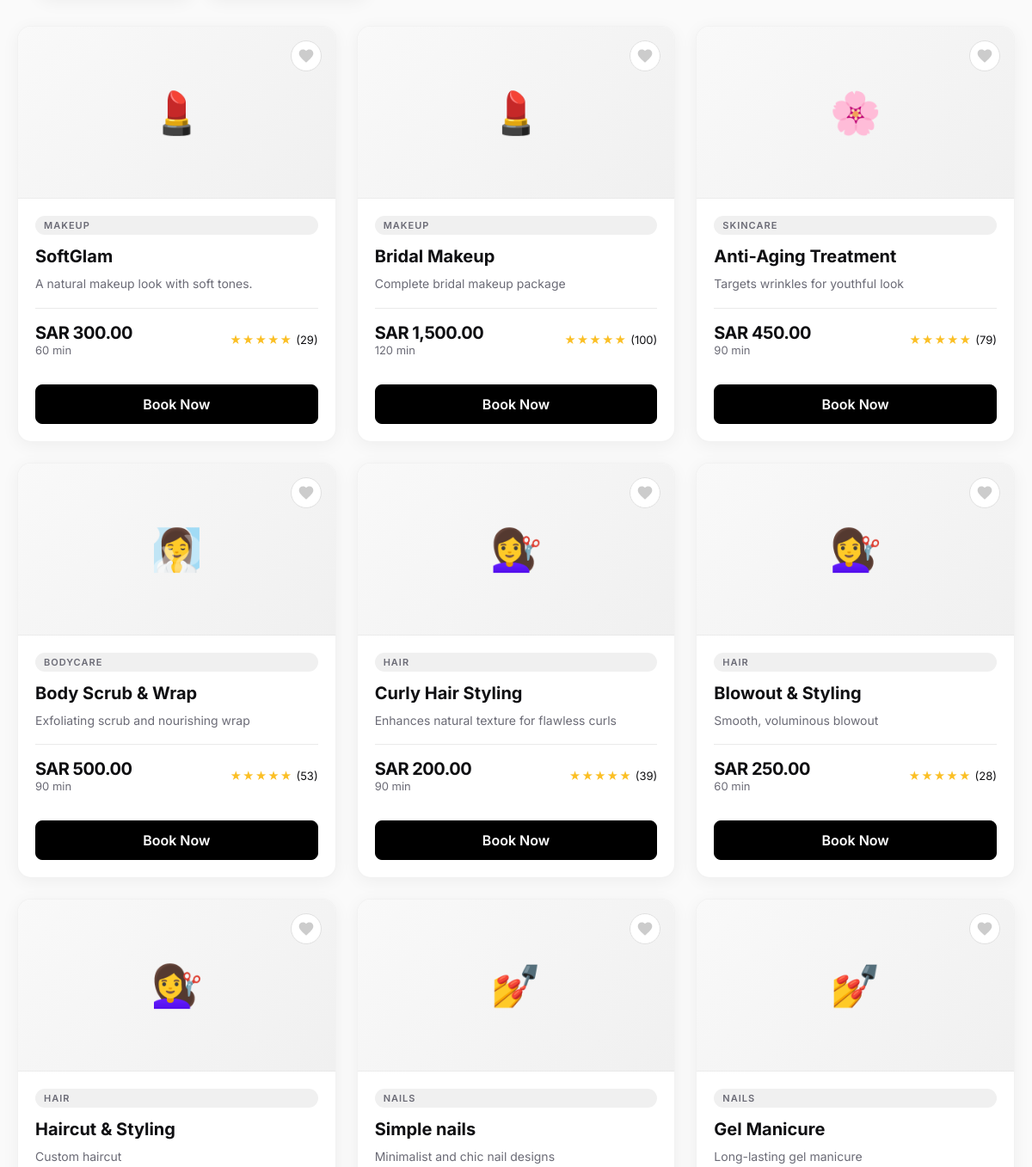
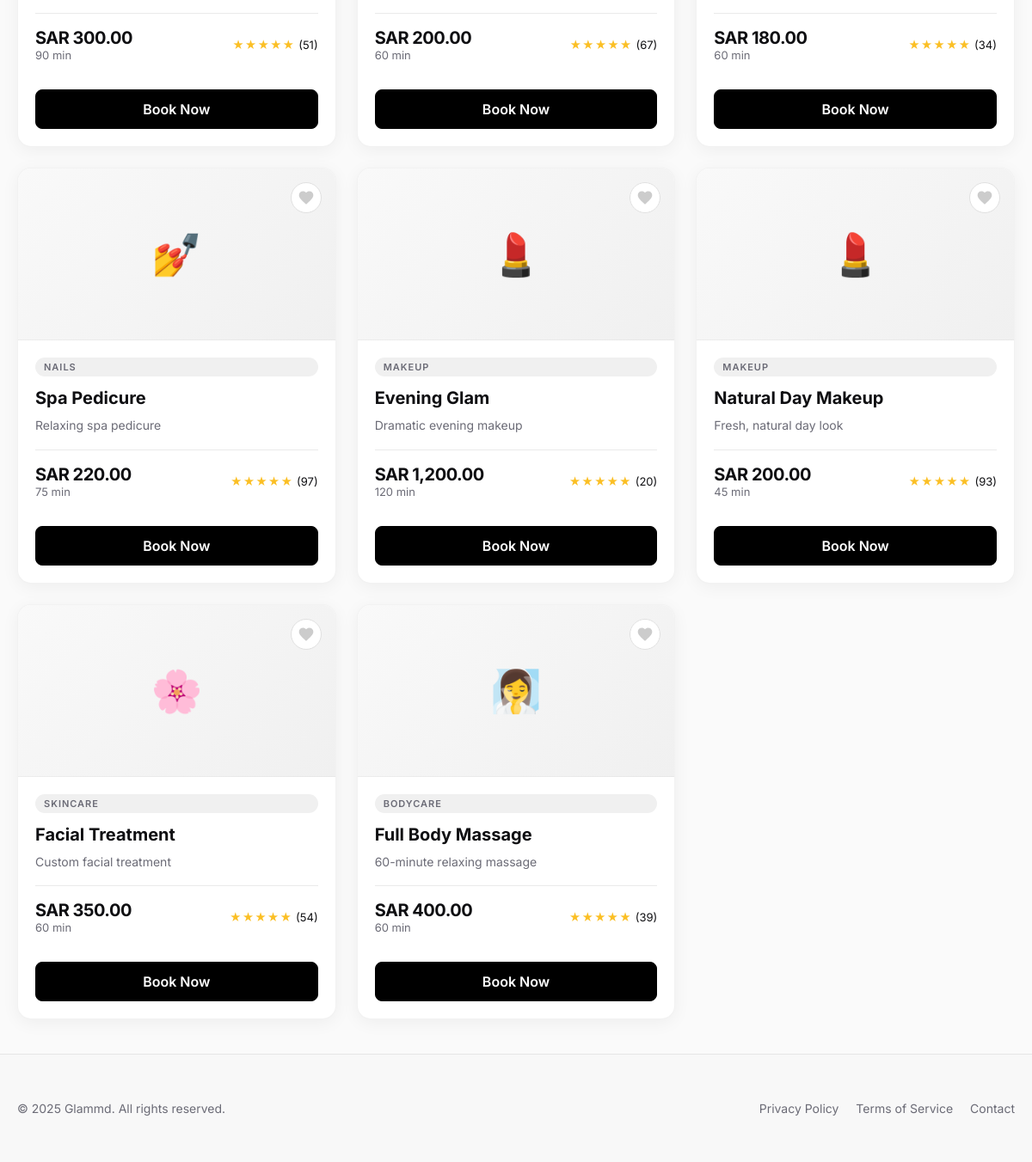
Page /intial/services.php (lower part) on the earlier database version (2 pictures, top to bottom).
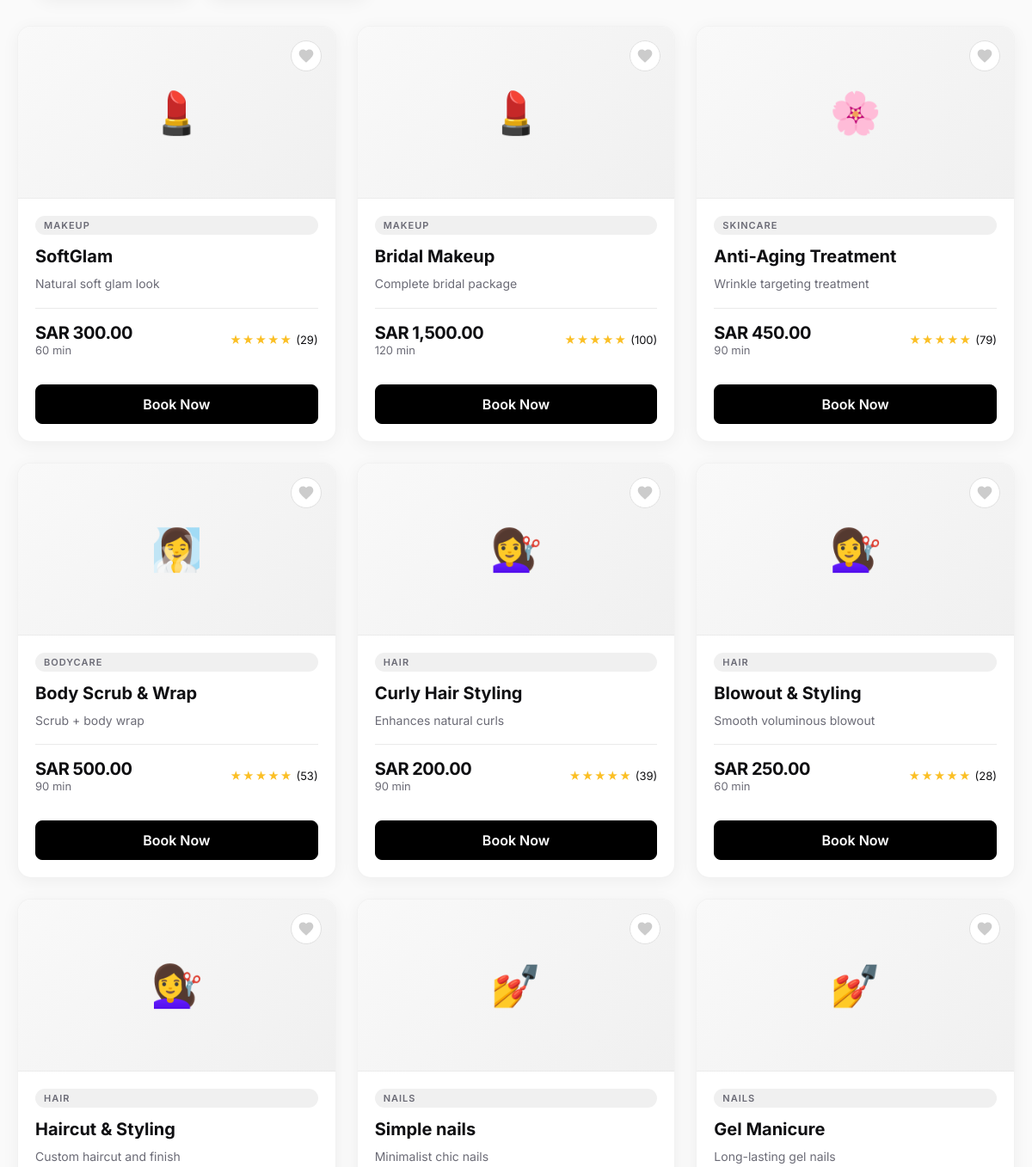
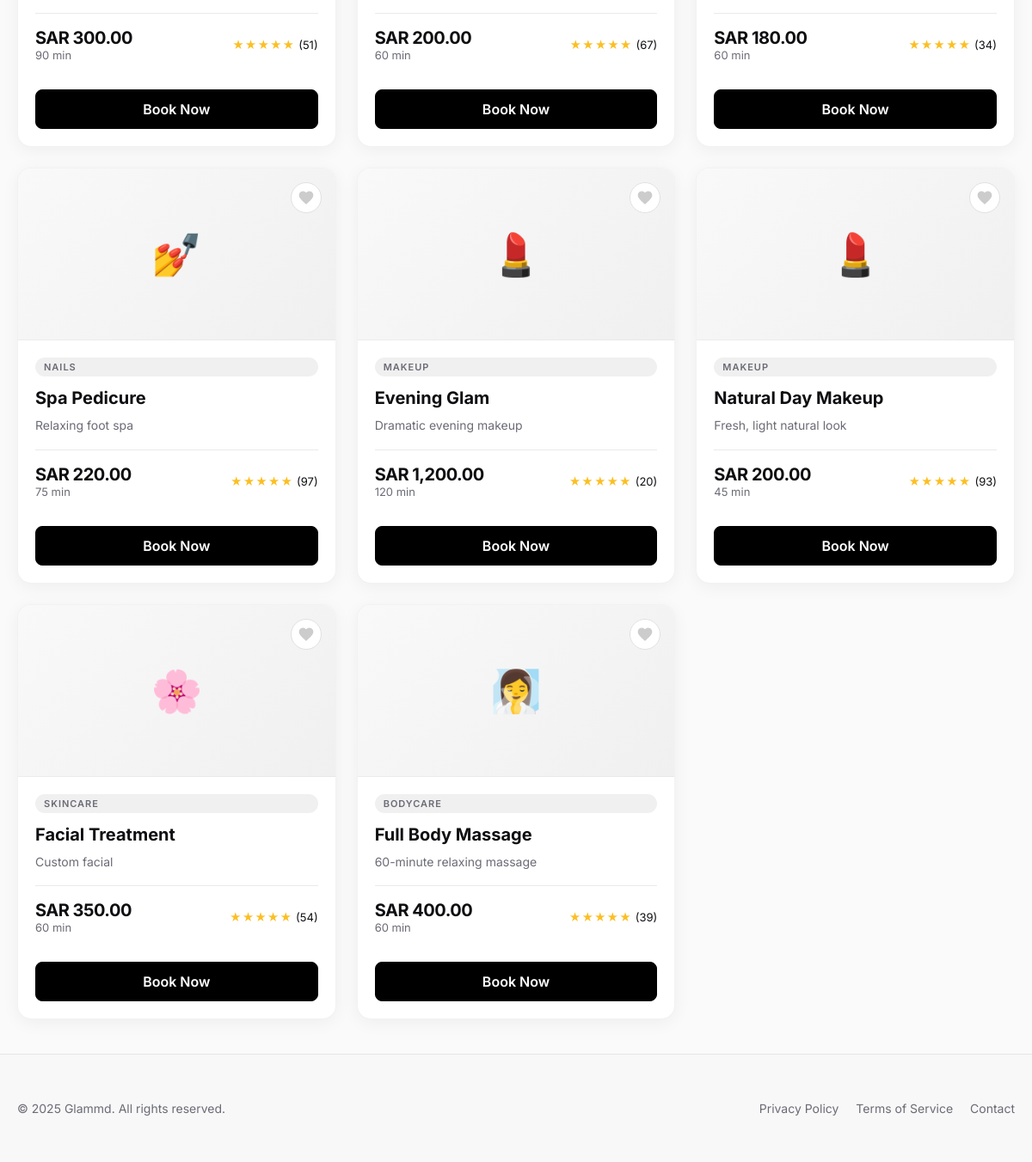
Same page on the later database version (2 pictures, top to bottom).
### tables this page shows
CREATE TABLE `Service` (
  `service_id` int UNSIGNED NOT NULL AUTO_INCREMENT,
  `professional_id` int UNSIGNED NOT NULL,
  `category` enum('Hair','Makeup','Skincare','Bodycare','Nails') NOT NULL,
  `title` varchar(160) NOT NULL,
  `description` text,
  `duration` smallint UNSIGNED NOT NULL,
  `price` decimal(10,2) NOT NULL,
  `tags` text,
  PRIMARY KEY (`service_id`),
  CONSTRAINT `fk_service_professional`
      FOREIGN KEY (`professional_id`)
      REFERENCES `Professional` (`professional_id`)
      ON DELETE CASCADE
);

### intial/services.php (the view, shortened to what this page needs)
<?php
require_once 'db.php';
?>
<!doctype html>
<html lang="en">
<head>
  <link rel="stylesheet" href="common.css">
</head>
<body class="has-solid-header">
  <main class="page">
    <div class="container">
      <div class="tab-content active" id="services-content">
      <div class="services-grid" id="services-grid">
        <?php
        $query = "SELECT s.*, u.name as professional_name, p.img as professional_img
                 FROM Service s
                 JOIN User u ON s.professional_id = u.user_id
                 JOIN Professional p ON s.professional_id = p.professional_id";
        $result = mysqli_query($conn, $query);
        if ($result && mysqli_num_rows($result) > 0) {
          while($service = mysqli_fetch_assoc($result)) {
            $formattedPrice = number_format($service['price'], 2);
            ?>
            <article class="service-card">
              <button class="favorite-btn" aria-label="Add to favorites">
                <svg xmlns="http://www.w3.org/2000/svg" viewBox="0 0 24 24" width="24" height="24">
                  <path d="M12 21.35l-1.45-1.32C5.4 15.36 2 12.28 2 8.5 2 5.42 4.42 3 7.5 3c1.74 0 3.41.81 4.5 2.09C13.09 3.81 14.76 3 16.5 3 19.58 3 22 5.42 22 8.5c0 3.78-3.4 6.86-8.55 11.54L12 21.35z"/>
                </svg>
              </button>
              <div class="service-image">
                <?php
                $emoji = '✨';
                switch($service['category']) {
                    case 'Hair': $emoji = '💇‍♀️'; break;
                    case 'Makeup': $emoji = '💄'; break;
                    case 'Nails': $emoji = '💅'; break;
                    case 'Skincare': $emoji = '🌸'; break;
                    case 'Bodycare': $emoji = '🧖‍♀️'; break;
                }
                echo $emoji;
                ?>
              </div>
              <div class="service-content">
                <span class="service-category"><?php echo htmlspecialchars($service['category']); ?></span>
                <h3 class="service-title"><?php echo htmlspecialchars($service['title']); ?></h3>
                <p class="service-description">
                  <?php echo htmlspecialchars($service['description']); ?>
                </p>
                <div class="service-meta">
                  <div>
                    <div class="service-price">SAR <?php echo $formattedPrice; ?></div>
                    <div class="service-duration"><?php echo $service['duration']; ?> min</div>
                  </div>
                  <div class="service-rating">
                    <span class="stars">★★★★★</span>
                    <span>(<?php echo rand(10, 100); ?>)</span>
                  </div>
                </div>
              </div>
              <div class="service-footer">
                <a href="booking.php?service=<?php echo $service['service_id']; ?>" class="btn-book">Book Now</a>
              </div>
            </article>
            <?php
          }
        } else {
          echo '<p class="no-results">No services available at the moment.</p>';
        }
        ?>
      </div>
    </div>
  </main>
  <footer class="site-footer">
    <div class="container footer-inner">
      <p>© 2025 Glammd. All rights reserved.</p>
      <div class="footer-links">
        <a href="#">Privacy Policy</a>
        <a href="#">Terms of Service</a>
        <a href="#">Contact</a>
      </div>
    </div>
  </footer>
</body>
</html>

### intial/common.css (style rules this page uses)
:root { --bg: #fff; --text: #0f0f12; --muted: #6b6b76; --accent: #111; --accent-text: #fff; --container: 75rem; }
* { box-sizing: border-box; }
html, body { height: 100%; }
body { margin: 0; display: flex; flex-direction: column; min-height: 100svh; font-family: Inter, system-ui, -apple-system, Segoe UI, Roboto, "Helvetica Neue", Arial, sans-serif; color: var(--text); background: var(--bg); }
.container { max-width: var(--container); margin-inline: auto; padding-inline: 1.25rem; width: 100%; }
main.page { flex: 1 0 auto; padding-top: 4rem; }
.site-footer { flex-shrink: 0; background: #f8f8f8; border-top: 0.0625rem solid rgba(0,0,0,.08); padding: 2.5rem 0; font-size: 0.875rem; color: var(--muted); }
.footer-inner { display: flex; flex-wrap: wrap; align-items: center; justify-content: space-between; gap: 0.625rem; text-align: center; }
.footer-links a { color: var(--muted); text-decoration: none; margin-left: 1rem; transition: color .2s ease; }

### intial/services.php (style rules this page uses)
body { background:#fafafa; }
.tab-content { display: none; }
.tab-content.active { display: block; }
.services-grid { display: grid; grid-template-columns: repeat(auto-fill, minmax(20rem, 1fr)); gap: 1.5rem; margin-bottom: 2.5rem; }
.service-card { background: white; border: 0.0625rem solid rgba(0,0,0,0.05); border-radius: 1rem; overflow: hidden; transition: transform 0.2s, box-shadow 0.2s, border-color 0.2s; box-shadow: 0 0.25rem 1.25rem rgba(0,0,0,0.05); display: flex; flex-direction: column; position: relative; }
.favorite-btn { position: absolute; top: 1rem; right: 1rem; background: white; border: 0.0625rem solid #e0e0e0; border-radius: 50%; width: 2.25rem; height: 2.25rem; display: flex; align-items: center; justify-content: center; cursor: pointer; transition: all 0.2s ease; z-index: 2; }
.favorite-btn svg { width: 1.25rem; height: 1.25rem; fill: #ccc; transition: fill 0.2s ease; }
.service-card::before { content: ''; position: absolute; top: 0; left: 0; right: 0; bottom: 0; border-radius: 1rem; background: linear-gradient(135deg, rgba(255, 117, 140, 0.08) 0%, rgba(255, 117, 140, 0.02) 100%); opacity: 0; transition: opacity 0.2s ease; pointer-events: none; }
.service-image { width: 100%; height: 12.5rem; background: linear-gradient(135deg, #f9f9f9 0%, #f0f0f0 100%); display: flex; align-items: center; justify-content: center; font-size: 3rem; border-bottom: 0.0625rem solid rgba(0,0,0,0.05); transition: background 0.2s ease; position: relative; z-index: 1; }
.service-content { padding: 1.25rem; flex: 1; display: flex; flex-direction: column; }
.service-category { display: inline-block; padding: 0.25rem 0.625rem; background: #f0f0f0; border-radius: 999px; font-size: 0.6875rem; text-transform: uppercase; letter-spacing: 0.0625rem; font-weight: 600; color: var(--muted); margin-bottom: 0.75rem; }
.service-title { margin: 0 0 0.5rem; font-weight: 700; font-size: 1.25rem; line-height: 1.3; }
.service-description { margin: 0 0 1rem; color: var(--muted); font-size: 0.875rem; line-height: 1.6; }
.service-meta { display: flex; justify-content: space-between; align-items: center; padding-top: 1rem; border-top: 0.0625rem solid #eaeaea; margin-bottom: 0.75rem; margin-top: auto; }
.service-price { font-weight: 700; font-size: 1.25rem; letter-spacing: -0.03125rem; }
.service-duration { color: var(--muted); font-size: 0.8125rem; }
.service-rating { display: flex; align-items: center; gap: 0.25rem; font-size: 0.8125rem; }
.stars { color: #fbbf24; letter-spacing: 0.0625rem; }
.service-footer { padding: 0 1.25rem 1.25rem; }
.btn-book { width: 100%; padding: 0.75rem 1.25rem; background: var(--accent); color: white; border: none; border-radius: 0.5rem; font-weight: 600; font-size: 0.9375rem; cursor: pointer; transition: opacity .2s ease; font-family: inherit; }

Differences in the rows shown:
changed service "SoftGlam": description "A natural makeup look with soft tones." → "Natural soft glam look"
changed service "Bridal Makeup": description "Complete bridal makeup package" → "Complete bridal package"
changed service "Anti-Aging Treatment": description "Targets wrinkles for youthful look" → "Wrinkle targeting treatment"
changed service "Body Scrub & Wrap": description "Exfoliating scrub and nourishing wrap" → "Scrub + body wrap"
changed service "Curly Hair Styling": description "Enhances natural texture for flawless curls" → "Enhances natural curls"
changed service "Blowout & Styling": description "Smooth, voluminous blowout" → "Smooth voluminous blowout"
changed service "Haircut & Styling": description "Custom haircut" → "Custom haircut and finish"
changed service "Simple nails": description "Minimalist and chic nail designs" → "Minimalist chic nails"
changed service "Gel Manicure": description "Long-lasting gel manicure" → "Long-lasting gel nails"
changed service "Spa Pedicure": description "Relaxing spa pedicure" → "Relaxing foot spa"
changed service "Natural Day Makeup": description "Fresh, natural day look" → "Fresh, light natural look"
changed service "Facial Treatment": description "Custom facial treatment" → "Custom facial"
